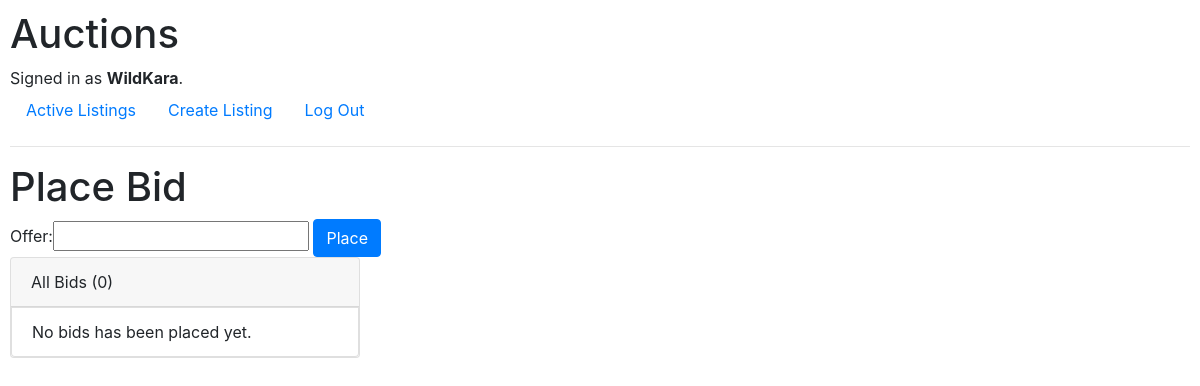
Before: /1/bid (signed in) with the older database file.
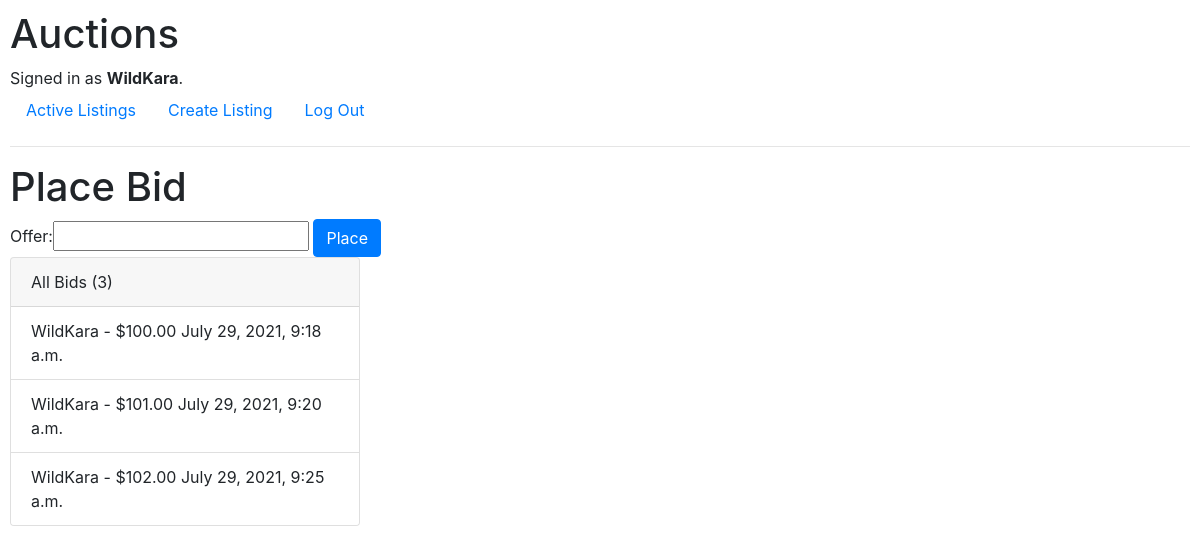
After: the same page with the newer database file.
### auctions/models.py (models this page shows, shortened)
class Bid(models.Model):
    listing = models.ForeignKey(Listing, on_delete=models.CASCADE, related_name="bids")
    author = models.ForeignKey(User, on_delete=models.CASCADE, null=True)
    offer = models.DecimalField(decimal_places=2, max_digits=5)
    date = models.DateTimeField(auto_now_add=True, null=True)

class User(AbstractUser):
    pass

### auctions/views.py (the view)
# urls.py: path('<int:listing_id>/bid', views.bid, name="bid"),
def bid(request, listing_id):
    listing = Listing.objects.get(pk=listing_id)
    bids = Bid.objects.filter(listing=listing)
    bid_count = bids.count()
    form = NewBidForm(request.POST)
    if form.is_valid():
        offer = float(request.POST['offer'])
        if is_valid(offer, listing):
            newBid = form.save(commit=False)
            listing.current_bid = offer
            newBid.listing = listing
            newBid.author = request.user
            newBid.save()
            listing.save()
            return HttpResponseRedirect(reverse("bid", args=[listing_id]))
        else:
            return render(request, "auctions/bid.html", {
                "listing": listing,
                "form": NewBidForm(),
                "value_error": True,
                "bid_count": bid_count
            })
    else:
        return render(request, "auctions/bid.html", {
            "form": NewBidForm(),
            "listing": listing,
            "bid_count": bid_count
        })

### auctions/forms.py
class NewBidForm(ModelForm):
    class Meta:
        model = Bid
        fields = ['offer']

### auctions/templates/auctions/bid.html (shortened to what this page needs)
{% extends 'auctions/layout.html' %}
{% block body %}
    {% if user.is_authenticated and listing.author != user %}
        <h1>Place Bid</h1>
        <form action="" method="POST">
            {{ form }}
            <button type="submit" class="btn btn-primary">Place</button>
        </form>
        <div class="card" style="width: 350px">
            <div class="card-header">All Bids ({{ bid_count }})</div>
            {% for bid in listing.bids.all %}
                <ul class="list-group list-group-flush">
                    <li class="list-group-item">{{ bid.author }} - ${{ bid.offer }} {{ bid.date }}</li>
                    {% empty %}
                <li class="list-group-item">No bids has been placed yet.</li>
            {% endfor %}
          </div>
    {% else %}
    <div class="alert alert-danger" role="alert">
        You can't bid on this item because you are the creator of that listing!
    </div>
    {% endif %}
{% endblock body %}

Changed rows visible on the page:
added Bid: author "WildKara", offer "100.00", date "July 29, 2021, 9:18 a.m."
added Bid: author "WildKara", offer "101.00", date "July 29, 2021, 9:20 a.m."
added Bid: author "WildKara", offer "102.00", date "July 29, 2021, 9:25 a.m."
Other visible differences:
{{ bid_count }}: "0" → "3"
text no longer shown: "No bids has been placed yet."
